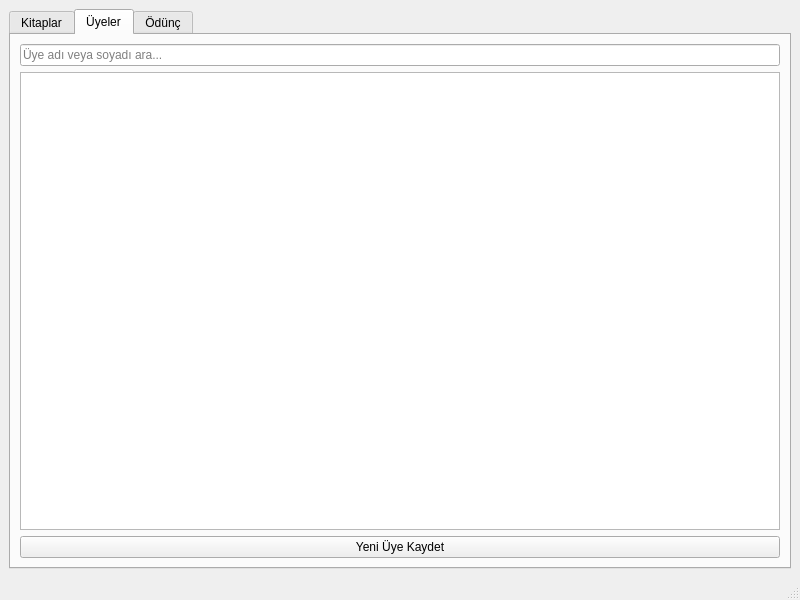
<?xml version="1.0" encoding="UTF-8"?>
<ui version="4.0">
 <class>MainWindow</class>
 <widget class="QMainWindow" name="MainWindow">
  <property name="geometry">
   <rect>
    <x>0</x>
    <y>0</y>
    <width>800</width>
    <height>600</height>
   </rect>
  </property>
  <property name="windowTitle">
   <string>MainWindow</string>
  </property>
  <widget class="QWidget" name="centralwidget">
   <layout class="QVBoxLayout" name="verticalLayout">
    <item>
     <widget class="QTabWidget" name="tblKitaplar">
      <property name="currentIndex">
       <number>1</number>
      </property>
      <widget class="QWidget" name="btnKitapEkle">
       <attribute name="title">
        <string>Kitaplar</string>
       </attribute>
       <layout class="QVBoxLayout" name="verticalLayout_2">
        <item>
         <widget class="QLineEdit" name="txtKitapAra">
          <property name="placeholderText">
           <string>Kitap adı veya yazar ara...</string>
          </property>
         </widget>
        </item>
        <item>
         <widget class="QTableView" name="viewKitaplar"/>
        </item>
        <item>
         <widget class="QPushButton" name="btnKitapEkle_2">
          <property name="text">
           <string>Yeni Kitap Kaydet</string>
          </property>
         </widget>
        </item>
       </layout>
      </widget>
      <widget class="QWidget" name="widget">
       <attribute name="title">
        <string>Üyeler</string>
       </attribute>
       <layout class="QVBoxLayout" name="verticalLayout_3">
        <item>
         <widget class="QLineEdit" name="txtUyeAra">
          <property name="placeholderText">
           <string>Üye adı veya soyadı ara...</string>
          </property>
         </widget>
        </item>
        <item>
         <widget class="QTableView" name="viewUyeler"/>
        </item>
        <item>
         <widget class="QPushButton" name="btnUyeEkle">
          <property name="text">
           <string>Yeni Üye Kaydet</string>
          </property>
         </widget>
        </item>
       </layout>
      </widget>
      <widget class="QWidget" name="tab">
       <attribute name="title">
        <string>Ödünç</string>
       </attribute>
       <layout class="QVBoxLayout" name="verticalLayout_4">
        <item>
         <widget class="QTableView" name="viewEmanetler"/>
        </item>
        <item>
         <widget class="QPushButton" name="btnOduncVer">
          <property name="text">
           <string>Ödünç Ver</string>
          </property>
         </widget>
        </item>
        <item>
         <widget class="QPushButton" name="btnIadeAl">
          <property name="text">
           <string>Kitap İade Al</string>
          </property>
         </widget>
        </item>
       </layout>
      </widget>
     </widget>
    </item>
   </layout>
  </widget>
  <widget class="QMenuBar" name="menubar">
   <property name="geometry">
    <rect>
     <x>0</x>
     <y>0</y>
     <width>800</width>
     <height>26</height>
    </rect>
   </property>
  </widget>
  <widget class="QStatusBar" name="statusbar"/>
 </widget>
 <resources/>
 <connections/>
</ui>
